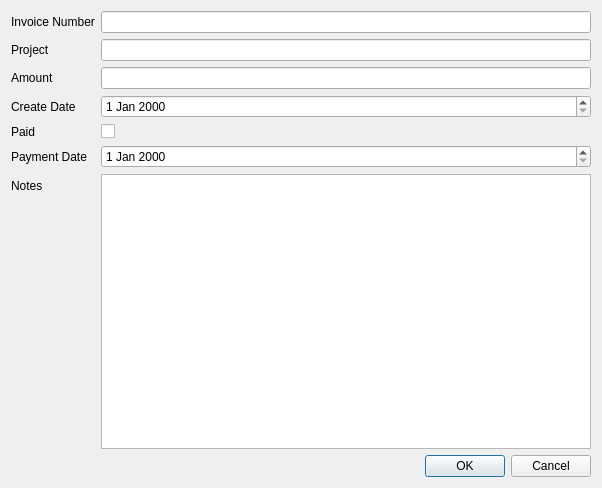
<?xml version="1.0" encoding="UTF-8"?>
<ui version="4.0">
 <class>InvoiceDialog</class>
 <widget class="QDialog" name="InvoiceDialog">
  <property name="geometry">
   <rect>
    <x>0</x>
    <y>0</y>
    <width>602</width>
    <height>488</height>
   </rect>
  </property>
  <property name="windowTitle">
   <string>Invoice Generator</string>
  </property>
  <layout class="QHBoxLayout" name="horizontalLayout">
   <item>
    <layout class="QVBoxLayout" name="verticalLayout">
     <item>
      <layout class="QFormLayout" name="formLayout">
       <item row="1" column="0">
        <widget class="QLabel" name="invoiceNumberLabel">
         <property name="text">
          <string>Invoice Number</string>
         </property>
        </widget>
       </item>
       <item row="1" column="1">
        <widget class="QLineEdit" name="invoiceNumberLineEdit"/>
       </item>
       <item row="2" column="0">
        <widget class="QLabel" name="projectLabel">
         <property name="text">
          <string>Project</string>
         </property>
        </widget>
       </item>
       <item row="3" column="0">
        <widget class="QLabel" name="amountLabel">
         <property name="text">
          <string>Amount</string>
         </property>
        </widget>
       </item>
       <item row="3" column="1">
        <widget class="QLineEdit" name="amountLineEdit"/>
       </item>
       <item row="4" column="0">
        <widget class="QLabel" name="createDateLabel">
         <property name="text">
          <string>Create Date</string>
         </property>
        </widget>
       </item>
       <item row="4" column="1">
        <widget class="QDateEdit" name="createDateDateEdit"/>
       </item>
       <item row="5" column="0">
        <widget class="QLabel" name="paidLabel">
         <property name="text">
          <string>Paid</string>
         </property>
        </widget>
       </item>
       <item row="5" column="1">
        <widget class="QCheckBox" name="paidCheckBox"/>
       </item>
       <item row="6" column="0">
        <widget class="QLabel" name="paymentDateLabel">
         <property name="text">
          <string>Payment Date</string>
         </property>
        </widget>
       </item>
       <item row="6" column="1">
        <widget class="QDateEdit" name="paymentDateDateEdit"/>
       </item>
       <item row="7" column="0">
        <widget class="QLabel" name="notesLabel">
         <property name="text">
          <string>Notes</string>
         </property>
        </widget>
       </item>
       <item row="7" column="1">
        <widget class="QTextEdit" name="notesTextEdit"/>
       </item>
       <item row="2" column="1">
        <widget class="QLineEdit" name="projectLineEdit"/>
       </item>
      </layout>
     </item>
     <item>
      <widget class="QDialogButtonBox" name="buttonBox">
       <property name="orientation">
        <enum>Qt::Horizontal</enum>
       </property>
       <property name="standardButtons">
        <set>QDialogButtonBox::Cancel|QDialogButtonBox::Ok</set>
       </property>
      </widget>
     </item>
    </layout>
   </item>
  </layout>
 </widget>
 <resources/>
 <connections>
  <connection>
   <sender>buttonBox</sender>
   <signal>accepted()</signal>
   <receiver>InvoiceDialog</receiver>
   <slot>accept()</slot>
   <hints>
    <hint type="sourcelabel">
     <x>248</x>
     <y>254</y>
    </hint>
    <hint type="destinationlabel">
     <x>157</x>
     <y>274</y>
    </hint>
   </hints>
  </connection>
  <connection>
   <sender>buttonBox</sender>
   <signal>rejected()</signal>
   <receiver>InvoiceDialog</receiver>
   <slot>reject()</slot>
   <hints>
    <hint type="sourcelabel">
     <x>316</x>
     <y>260</y>
    </hint>
    <hint type="destinationlabel">
     <x>286</x>
     <y>274</y>
    </hint>
   </hints>
  </connection>
 </connections>
</ui>
